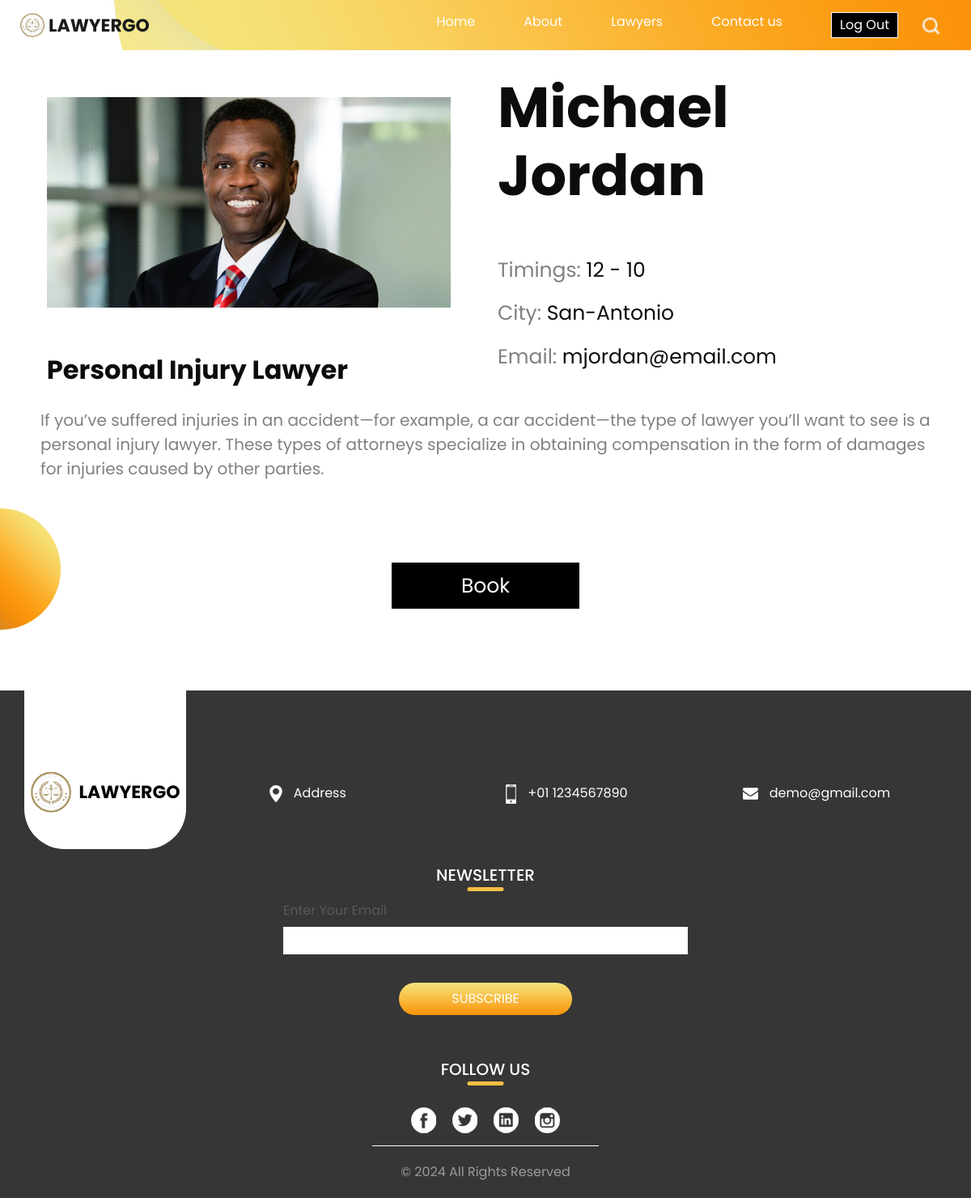
/lawyerdetails.php?lawyerid=1 (signed in), run on the app's committed database.
### tables this page shows
CREATE TABLE `lawyer_tb` (
  `id` int(11) NOT NULL,
  `name` varchar(255) NOT NULL,
  `email` varchar(255) NOT NULL,
  `password` varchar(255) NOT NULL,
  `city` varchar(255) NOT NULL,
  `timings` varchar(50) NOT NULL,
  `speciality` varchar(255) NOT NULL,
  `bio` varchar(2000) NOT NULL,
  `picture` varchar(300) NOT NULL
);

### lawyerdetails.php (the view, shortened to what this page needs)
<?php
include('db.php');
?>
<!DOCTYPE html>
<html>
<head>
  <link rel="stylesheet" type="text/css" href="https://cdnjs.cloudflare.com/ajax/libs/OwlCarousel2/2.1.3/assets/owl.carousel.min.css" />
  <link rel="stylesheet" type="text/css" href="css/bootstrap.css" />
  <link href="css/style.css" rel="stylesheet" />
  <link href="css/responsive.css" rel="stylesheet" />
  <link rel="stylesheet" href="css/lawyer.css">
</head>
<body class="sub_page">
  <div class="hero_area">
    <header class="header_section">
      <div class="container-fluid">
      <nav class="navbar navbar-expand-lg custom_nav-container ">
          <a class="navbar-brand" href="Home.php">
            <img src="images/logo.png" alt="">
            <span>
            LawyerGO
            </span>
          </a>
          <div class="collapse navbar-collapse" id="navbarSupportedContent">
            <div class="d-flex ml-auto flex-column flex-lg-row align-items-center">
              <ul class="navbar-nav  ">
                <li class="nav-item active">
                  <a class="nav-link" href="Home.php">Home <span class="sr-only">(current)</span></a>
                </li>
                <li class="nav-item">
                  <a class="nav-link" href="about.php"> About</a>
                </li>
                <li class="nav-item">
                  <a class="nav-link" href="lawyers.php">Lawyers</a>
                </li>
                <li class="nav-item">
                  <a class="nav-link" href="contact.php">Contact us</a>
                </li>
                <li class="nav-item">
                  <a class="nav-link" ><form action="" method="post"><input type="submit" class="logout" name="logout" value="Log Out"></form></a>
                </li>
              </ul>
            </div>
            <div class="quote_btn-container ">
              <form class="form-inline">
                <a href="search.php"><div class="btn  my-2 my-sm-0 nav_search-btn" type="submit"></div></a>
              </form>
            </div>
          </div>
        </nav>
      </div>
    </header>
  </div>
  <section class=" slider_section position-relative">
      <div class="design-box">
        <img src="images/design-1.png" alt="">
      </div>
      <div class="container">
        <div id="carouselExampleIndicators" class="carousel slide" data-ride="carousel">
          <div class="carousel-inner">
            <div class="carousel-item active">
              <div class="row">
  <?php
$lawyerid = $_GET['lawyerid'] ;
$query = "SELECT * FROM lawyer_tb where id = ${lawyerid}";
$row = mysqli_query($con,$query);
$totalrow = mysqli_num_rows($row);
if ($totalrow != 0)
	{
?>
<?php
		while($data = mysqli_fetch_assoc($row))
		{
			echo "
      <div class='col-md-6'>
      <div class='img-box'>
        <img src='". $data["picture"]."'>
      </div>
        <h5 class =p>
          "
          . $data["speciality"].
          "
        </h5>
      </div>
    <div class='col-md-6'>
    <div class='name'>
    <h6>
      ". $data["name"].
      "
    </h6>
  </div>
  <br>
  <br>
  <div class='detail-box'>
  <P>
 <span> Timings: </span> " . $data["timings"]. "
  </P>
  <P>
  <span> City: </span>" . $data["city"]. "
  </P>
  <P>
  <span> Email: </span>" . $data["email"]. "
  </P>
  </div>
  </div>
  <div class='col-mds-12'>
  <P class = 'bio'>
  " . $data["bio"]. "
  </P>
  "
            ;
			}
		}
		else
		{
			echo"No Records Found";
			}
?>
<form action="" method="post">
<button class ='order' name="book">Book</button>
</form>
  </div>
</div>
</div>
</div>
</div>
</div>
  </section>
<section class="info_section ">
    <div class="container">
      <div class="info_container">
        <div class="row">
          <div class="col-md-3">
            <div class="info_logo">
              <a href="">
                <img src="images/logo.png" alt="">
                <span>
                  LawyerGo
                </span>
              </a>
            </div>
          </div>
          <div class="col-md-3">
            <div class="info_contact">
              <a href="">
                <img src="images/location.png" alt="">
                <span>
                  Address
                </span>
              </a>
            </div>
          </div>
          <div class="col-md-3">
            <div class="info_contact">
              <a href="">
                <img src="images/phone.png" alt="">
                <span>
                  +01 1234567890
                </span>
              </a>
            </div>
          </div>
          <div class="col-md-3">
            <div class="info_contact">
              <a href="">
                <img src="images/mail.png" alt="">
                <span>
                  demo@gmail.com
                </span>
              </a>
            </div>
          </div>
        </div>
        <div class="info_form">
          <div class="d-flex justify-content-center">
            <h5 class="info_heading">
              Newsletter
            </h5>
          </div>
          <form action="">
            <div class="email_box">
              <label for="email2">Enter Your Email</label>
              <input type="text" id="email2">
            </div>
            <div>
              <button>
                subscribe
              </button>
            </div>
          </form>
        </div>
        <div class="info_social">
          <div class="d-flex justify-content-center">
            <h5 class="info_heading">
              Follow Us
            </h5>
          </div>
          <div class="social_box">
            <a href="">
              <img src="images/fb.png" alt="">
            </a>
            <a href="">
              <img src="images/twitter.png" alt="">
            </a>
            <a href="">
              <img src="images/linkedin.png" alt="">
            </a>
            <a href="">
              <img src="images/insta.png" alt="">
            </a>
          </div>
        </div>
      </div>
    </div>
  </section>
  <section class="container-fluid footer_section">
    <p>
      &copy; <span id="displayYear"></span> All Rights Reserved
    </p>
  </section>
</body>
</html>

### css/responsive.css (style rules this page uses)
@media (min-width: 1200px) { .container { max-width: 1170px; } }
#navbarSupportedContent > div.d-flex.ml-auto.flex-column.flex-lg-row.align-items-center > ul > li:nth-child(5) > a > form > input { background:none ; color: white; border:none; background:black; padding:3px; padding-inline:10px; border:1px solid white; }

### css/lawyer.css (style rules this page uses)
.img-box img { height: auto; max-width: 90%; margin: 5%; }
.name h6 { font-size:70px; font-weight: bolder; }
.detail-box { font-size:25px; }
.p { font-size:32px; margin: 5%; font-weight: bold; }
.detail-box span { font-size:25px; color: gray; }
.bio { font-size:20px; color: gray; margin-inline : 3%; }
.order { text-align: center; margin-inline: 40%; width: 20%; font-size: 25px; background-color: black; padding: 10px; display: block; border: 1px solid white; color: white; }

### lawyerdetails.php (style rules this page uses)
.order { margin-block:100px; }
#navbarSupportedContent > div.d-flex.ml-auto.flex-column.flex-lg-row.align-items-center > ul > li:nth-child(5) > a > form > input { background:none ; color: white; border:none; background:black; padding:3px; padding-inline:10px; border:1px solid white; }
.img-box { margin-block:30px }

### data on the page
lawyer_tb: picture (picture), speciality "Personal Injury Lawyer", name "Michael Jordan", timings "12 - 10", city "San-Antonio", email "mjordan@email.com", bio "If you’ve suffered injuries in an accident—for example, a car accident—the type of lawyer you’ll want to see is a personal injury lawyer. These types of attorneys specialize in obtaining compensation in the form of damages for injuries caused by other parties."
